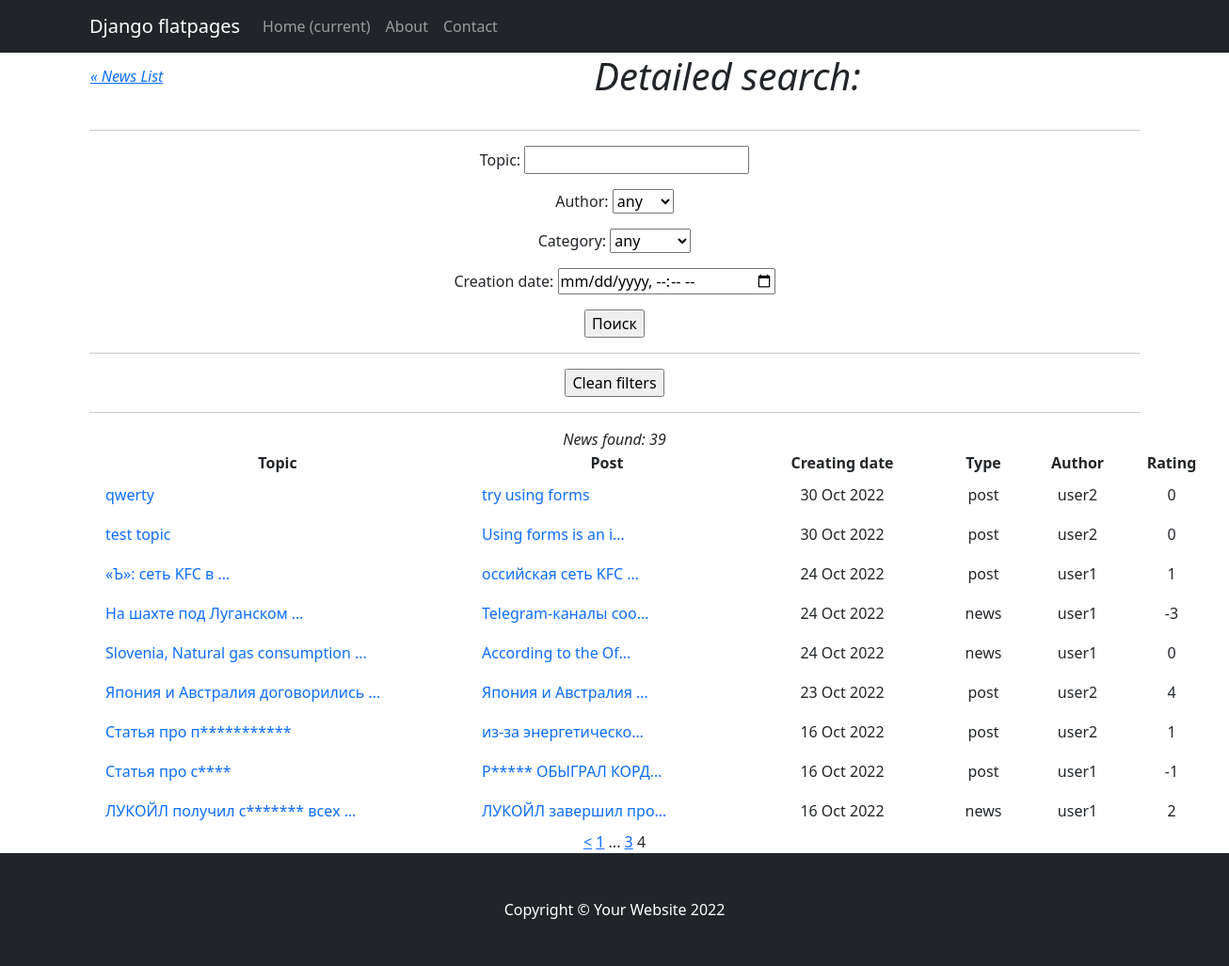
The app's page /news/search/?page=4 with its own data.
### news/models.py (models this page shows, shortened)
class Post(models.Model):
    news = 'news'
    post = 'post'
    CONTENT_TYPE = [
        (news, 'новость'),
        (post, 'статья'),
    ]
    contentType = models.CharField(max_length=4, choices=CONTENT_TYPE, default=post)
    author = models.ForeignKey(Author, on_delete=models.CASCADE)
    createTime = models.DateTimeField(auto_now_add=True)
    topic = models.CharField(max_length=128)
    content = models.TextField()
    rating = models.SmallIntegerField(default=0)
    postCategory = models.ManyToManyField(Category, through='PostCategory')
    def __str__(self):
        return f'{self.topic.title()}: {self.content[:20]}... Created: {self.createTime}\n'

class Author(models.Model):
    authorUser = models.OneToOneField(User, on_delete=models.CASCADE)
    authorRating = models.SmallIntegerField(default=0)
    def __str__(self):
        return f'{self.authorUser}'

### news/views.py (the view)
# urls.py: path('search/', PostSearch.as_view(), name='post_search'),
class PostSearch(ListView):
    model = Post
    ordering = '-createTime'
    template_name = 'news/post_search.html'
    context_object_name = 'news'
    paginate_by = 10
    def get_queryset(self):
        queryset = super().get_queryset()
        self.filterset = PostFilter(self.request.GET, queryset)
        return self.filterset.qs
    def get_context_data(self, **kwargs):
        context = super().get_context_data(**kwargs)
        context['time_now'] = datetime.utcnow()
        context['news_number'] = len(self.filterset.qs)
        context['filterset'] = self.filterset
        pprint(context)
        return context

### news/models.py (called while the page is built)
    def __str__(self):
        return f'{self.name}'

### news/templatetags/custom_filters.py (called while the page is built)
@register.filter()
def censor(word):
   word_list_adapted = []
   try:
      word_no_space = word.strip()
      word_list = word_no_space.split()
      for word in word_list:
         word_adapted = word.lower()
         if word_adapted in censorship_list:
            word_censored = word[0] + '*' * (len(word_adapted)-1)
            word_list_adapted.append(word_censored)
         else:
            word_censored = word
            word_list_adapted.append(word_censored)
         corrected = " ".join(word_list_adapted)
      return corrected
   except AttributeError as e:
      return f"ErrorMessage: {e}. Please use only 'str'!"

### news/templatetags/custom_tags.py (called while the page is built)
@register.simple_tag(takes_context=True)
def url_replace(context, **kwargs):
   d = context['request'].GET.copy()
   for k, v in kwargs.items():
       d[k] = v
   return d.urlencode()

### templates/news/post_search.html (shortened to what this page needs)
{% extends 'flatpages/default.html' %}
{% load custom_filters %}
{% load custom_tags %}
{% block content %}
    <table>
        <tr>
            <td><em><p style="width: 100px; text-align: left;"><a href="/news/" class="previous">&laquo; News List</a></p></em></td>
            <td><h1><p style="width: 1150px;"><em>Detailed search:</em></h1></td>
        </tr>
    </table>
<hr>
   <form action="" method="get">
       {{ filterset.form.as_p }}
       <input type="submit" value="Поиск" />
   </form>
<hr>
   <form action="" method="get">
       <input type="submit" value="Clean filters" />
   </form>
   <hr>
   {% if news %}
        <caption><em>News found: {{  news_number }}</em></caption>
       <table style="height: 24px; "width="1200">
           <tr>
               <td style="width: 400px; text-align: center;"><strong> Topic</strong> </td>
               <td style="width: 300px; text-align: center;"><strong> Post</strong> </td>
               <td style="width: 200px; text-align: center;"><strong> Creating date </strong></td>
               <td style="width: 100px; text-align: center;"><strong> Type</strong> </td>
               <td style="width: 100px; text-align: center;"><strong> Author </strong></td>
               <td style="width: 100px; text-align: center;"><strong> Rating</strong> </td>
           </tr>
           {% for news_ in news %}
           <tr>
               <td style="text-align: left;"> <a class="nav-link" href="/news/{{ news_.id }}"> {{ news_.topic|censor|truncatewords:4 }} </a></td>
               <td style="text-align: left;"><a class="nav-link" href="/news/{{ news_.id }}">{{ news_.content|censor|truncatechars:20 }}</a></td>
               <td>{{ news_.createTime|date:'d M Y' }}</td>
               <td>{{ news_.contentType }}</td>
               <td>{{ news_.author }}</td>
               <td>{{ news_.rating }}</td>
           </tr>
           {% endfor %}
        </table>
   {% else %}
       <h2>No news</h2>
   {% endif %}
    {% if page_obj.has_previous %}
       <a href="?{% url_replace page=page_obj.previous_page_number %}"><</a>
    {% endif %}
   {% if page_obj.has_previous %}
       <a href="?{% url_replace page=1 %}">1</a>
       {% if page_obj.previous_page_number != 1 %}
           ...
           <a href="?{% url_replace page=page_obj.previous_page_number %}">{{ page_obj.previous_page_number }}</a>
       {% endif %}
   {% endif %}
   {{ page_obj.number }}
{% endblock content %}

### templates/flatpages/default.html (style rules this page uses)
html { height: 100%; }
body { margin: 0; color: #fff; min-height: 100%; display: grid; grid-template-rows: auto 1fr auto; }

### records on screen
Post: topic|censor "qwerty", content|censor "try using forms", createTime "30 Oct 2022", contentType "post", author "user2", rating "0"
Post: topic|censor "test topic", content|censor "Using forms is an i…", createTime "30 Oct 2022", contentType "post", author "user2", rating "0"
Post: topic|censor "«Ъ»: сеть KFC в …", content|censor "оссийская сеть KFC …", createTime "24 Oct 2022", contentType "post", author "user1", rating "1"
Post: topic|censor "На шахте под Луганском …", content|censor "Telegram-каналы соо…", createTime "24 Oct 2022", contentType "news", author "user1", rating "-3"
Post: topic|censor "Slovenia, Natural gas consumption …", content|censor "According to the Of…", createTime "24 Oct 2022", contentType "news", author "user1", rating "0"
Post: topic|censor "Япония и Австралия договорились …", content|censor "Япония и Австралия …", createTime "23 Oct 2022", contentType "post", author "user2", rating "4"
Post: topic|censor "Статья про п***********", content|censor "из-за энергетическо…", createTime "16 Oct 2022", contentType "post", author "user2", rating "1"
Post: topic|censor "Статья про с****", content|censor "Р***** ОБЫГРАЛ КОРД…", createTime "16 Oct 2022", contentType "post", author "user1", rating "-1"
Post: topic|censor "ЛУКОЙЛ получил с******* всех …", content|censor "ЛУКОЙЛ завершил про…", createTime "16 Oct 2022", contentType "news", author "user1", rating "2"

### other values on screen
{{ news_number }} "39"
{{ page_obj.previous_page_number }} "3"
{{ page_obj.number }} "4"
